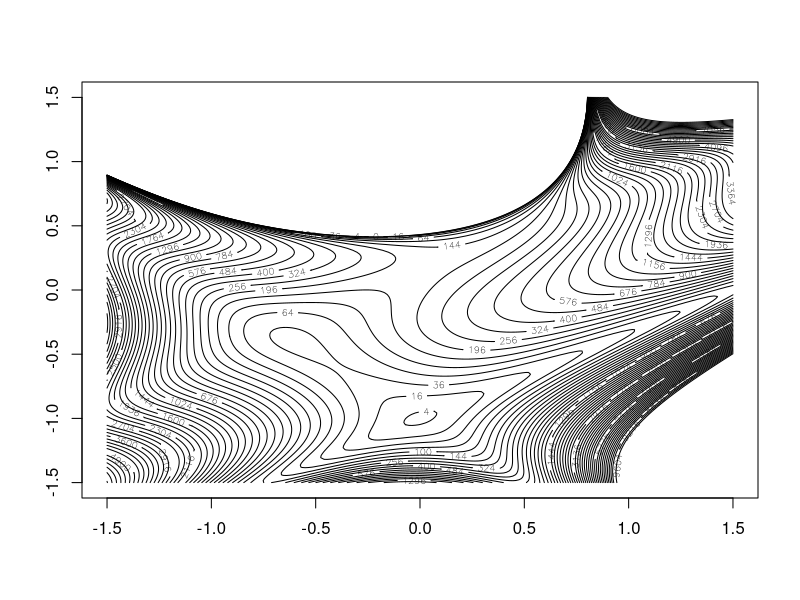
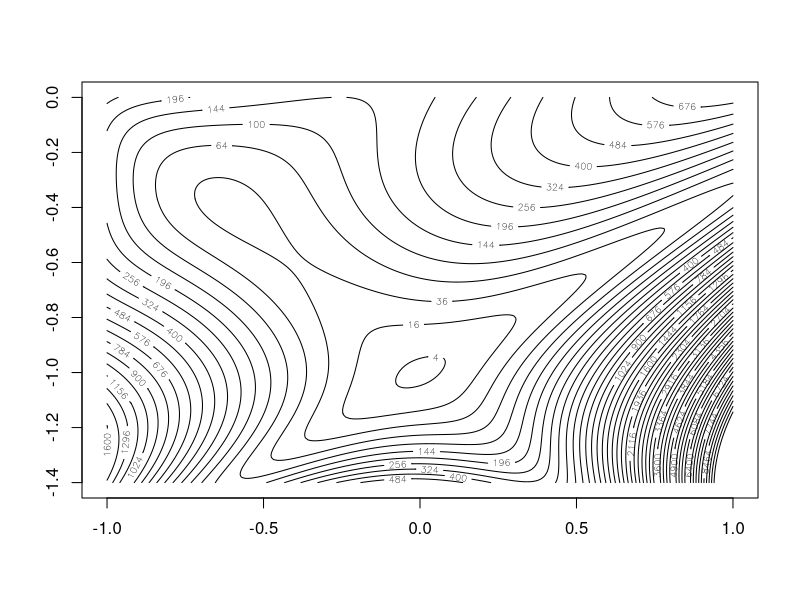

Source code (R) for these figures, in order:
## ---- chunk 1
library(knitr)
hook_output <- knit_hooks$get("output")
knit_hooks$set(output = function(x, options) {
  lines <- options$output.lines
  if (is.null(lines)) {
    return(hook_output(x, options))  # pass to default hook
  }
  x <- unlist(strsplit(x, "\n"))
  more <- "..."
  if (length(lines)==1) {        # first n lines
    if (length(x) > lines) {
      # truncate the output, but add ....
      x <- c(head(x, lines), more)
    }
  } else {
    x <- c(more, x[lines], more)
  }                                                         
  # paste these lines together                              
  x <- paste(c(x, ""), collapse = "\n")                     
  hook_output(x, options)                                   
})                                                          
knitr::opts_chunk$set(echo = TRUE)                          
knitr::opts_chunk$set(cache = TRUE) 
knitr::opts_chunk$set(echo = TRUE, fig.align="center")
Sys.setlocale("LC_ALL", "Polish")
## ---- chunk 2

f <- function(x, y) {
  (1 + (x + y + 1)^2 * 
  (19 - 14 + 3*x^2 - 14*y + 6*x*y + 3*y^2)) *
  (30 + (2*x - 3*y)^2*(18 - 32*x + 12*x^2 
      + 48*y-36*x*y + 27*y^2))
}
## ---- chunk 3
x <- seq(-1.5, 1.5, length.out=200)
y <- seq(-1.5, 1.5, length.out=200)
z <- outer(x, y, f)
contour(x, y, z, levels=seq(0, 100, 2)^2)
## ---- chunk 4
x <- seq(-1, 1, length.out=200)
y <- seq(-1.4, 0, length.out=200)
z <- outer(x, y, f)
contour(x, y, z, levels=seq(0, 100, 2)^2)
## ---- chunk 5
golden <- function(f, lower, upper, tol) {
  ratio <- 2 / (3 + sqrt(5))
  x1 <- (1 - ratio) * lower + ratio * upper
  f.x1 <- f(x1)
  while (abs(upper - lower) > 2 * tol) {
    x2 <- (1 - ratio) * x1 + ratio * upper
    f.x2 <- f(x2)
    if (f.x1 < f.x2) {
      upper <- lower
      lower <- x2
    } else {
      lower <- x1
      x1 <- x2
      f.x1 <- f.x2
    }
  }
return((upper + lower) / 2)
}
## ---- chunk 6
library(numDeriv)
polak.ribiere <- function(f, x, tol) {
  beta <- 1; i <- 1;
  d <- -grad(f, x,)
  repeat {
    g <- function(a) {f(x + a * d)}
    d.magnitude <- sqrt(sum(d^2));
    grad.x <- grad(f, x)
    step <- golden(g,
                max(c(-1/d.magnitude,-d.magnitude)), 
                min(c(1/d.magnitude,d.magnitude)), tol)
    new.x <- x + step * d
    grad.new.x <- grad(f, new.x)
    cat("(",i,")", "x=", x,"step=",step, "new.x=", new.x, "grad.x=", 
        grad.x, "\n(",i,")", "grad.new.x=", grad.new.x, "d=", d, "\n");
    if (dist(rbind(new.x,x)) < tol) {
      return(new.x)
    }
    beta <- t(grad.new.x) %*%
              (grad.new.x - grad.x) /
              (t(grad.x) %*% grad.x)
    d <- -grad(f,new.x) + as.vector(beta) * d;
    x <- new.x; i <- i + 1;
  }
}

## ---- chunk 7
fn <- function(x) f(x[1], x[2]);
m <- polak.ribiere(fn, c(-0.5, -0.5), 1e-3)

